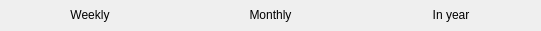
           <widget class="QFrame" name="frame_6">
            <property name="geometry">
             <rect>
              <x>810</x>
              <y>0</y>
              <width>541</width>
              <height>31</height>
             </rect>
            </property>
            <property name="frameShape">
             <enum>QFrame::NoFrame</enum>
            </property>
            <layout class="QHBoxLayout" name="horizontalLayout_10">
             <property name="spacing">
              <number>0</number>
             </property>
             <property name="leftMargin">
              <number>0</number>
             </property>
             <property name="topMargin">
              <number>0</number>
             </property>
             <property name="rightMargin">
              <number>0</number>
             </property>
             <property name="bottomMargin">
              <number>0</number>
             </property>
             <item>
              <widget class="QPushButton" name="weekly_btn">
               <property name="text">
                <string>Weekly</string>
               </property>
               <property name="flat">
                <bool>true</bool>
               </property>
              </widget>
             </item>
             <item>
              <widget class="QPushButton" name="monthly_btn">
               <property name="text">
                <string>Monthly</string>
               </property>
               <property name="flat">
                <bool>true</bool>
               </property>
              </widget>
             </item>
             <item>
              <widget class="QPushButton" name="inyear_btn">
               <property name="text">
                <string>In year</string>
               </property>
               <property name="flat">
                <bool>true</bool>
               </property>
              </widget>
             </item>
            </layout>
           </widget>
